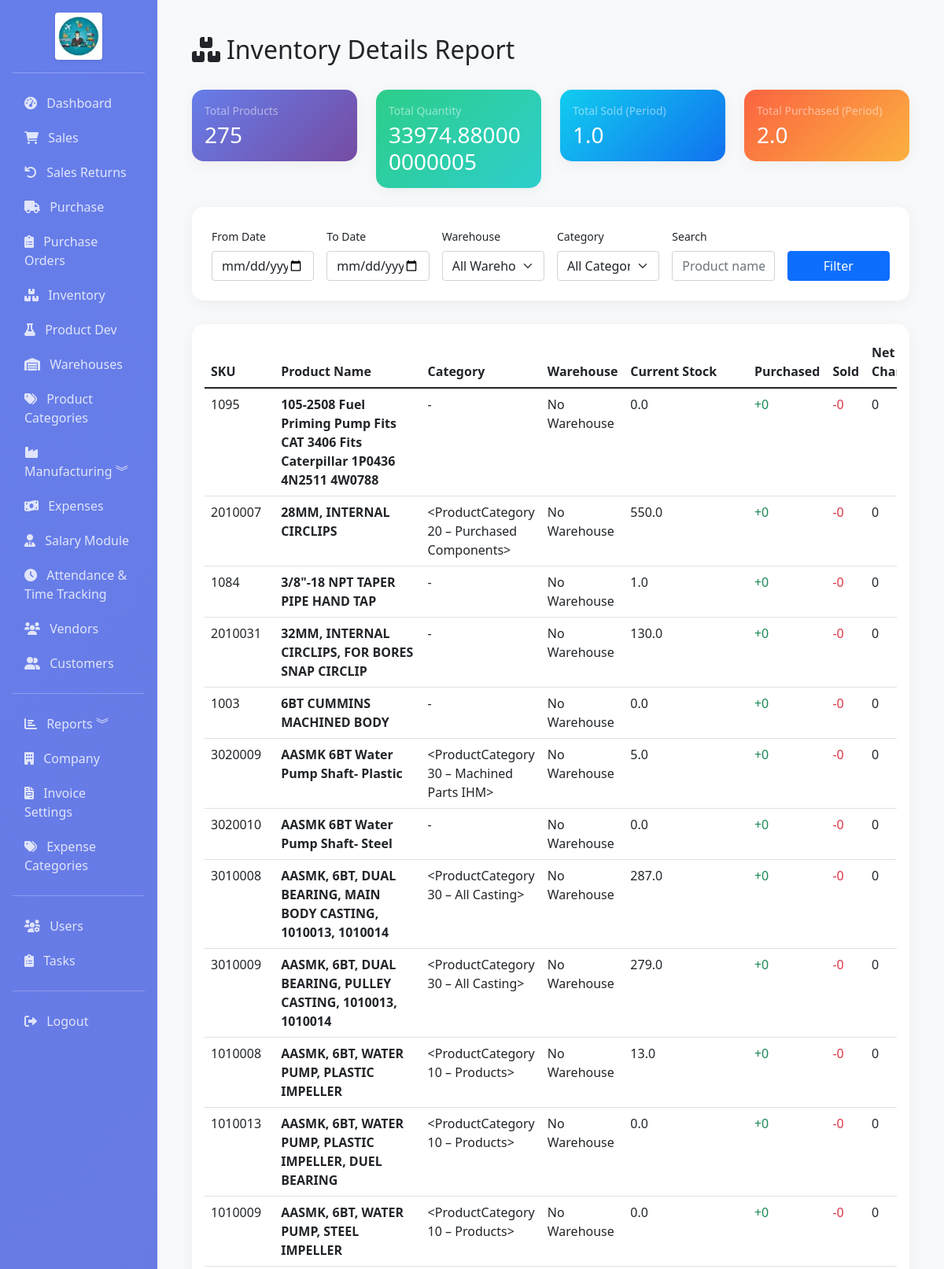
Screenshot of /reports/inventory-details-report (signed in, upper part) with the database file from the repository.
### app/models.py (models this page shows, shortened)
class Product(db.Model):
    __tablename__ = 'products'
    id = db.Column(db.Integer, primary_key=True)
    name = db.Column(db.String(100), nullable=False, index=True)
    sku = db.Column(db.String(50), unique=True, nullable=False, index=True)
    barcode = db.Column(db.String(50), index=True)
    description = db.Column(db.Text)
    category_id = db.Column(db.Integer, db.ForeignKey('product_categories.id'), nullable=True, index=True)
    category = db.relationship('ProductCategory', backref='products', lazy=True)
    category_name = db.Column(db.String(50), index=True)
    brand = db.Column(db.String(50))
    unit = db.Column(db.String(20), default='pcs')  # pcs, kg, meter, etc.
    unit_price = db.Column(db.Float, nullable=False, default=0)
    cost_price = db.Column(db.Float, nullable=False, default=0)
    quantity = db.Column(db.Float, default=0)
    reorder_level = db.Column(db.Float, default=0)
    min_quantity = db.Column(db.Float, default=0)
    max_quantity = db.Column(db.Float, default=0)
    location = db.Column(db.String(100))
    weight = db.Column(db.Float, default=0)
    image_path = db.Column(db.String(255))  # Path to product image
    is_active = db.Column(db.Boolean, default=True)
    is_manufactured = db.Column(db.Boolean, default=False)
    finished_good_price = db.Column(db.Float, nullable=True)
    warehouse_id = db.Column(db.Integer, db.ForeignKey('warehouses.id'), nullable=True, index=True)
    created_at = db.Column(db.DateTime, default=datetime.utcnow)
    updated_at = db.Column(db.DateTime, default=datetime.utcnow, onupdate=datetime.utcnow)
    warehouse = db.relationship('Warehouse', backref='products', lazy=True)
    sale_items = db.relationship('SaleItem', backref='product', lazy=True)
    purchase_items = db.relationship('PurchaseItem', backref='product', lazy=True)

class ProductCategory(db.Model):
    __tablename__ = 'product_categories'
    id = db.Column(db.Integer, primary_key=True)
    name = db.Column(db.String(100), nullable=False, unique=True, index=True)
    description = db.Column(db.Text)
    is_active = db.Column(db.Boolean, default=True)
    created_at = db.Column(db.DateTime, default=datetime.utcnow)
    updated_at = db.Column(db.DateTime, default=datetime.utcnow, onupdate=datetime.utcnow)
    def __repr__(self):
        return f'<ProductCategory {self.name}>'

### app/routes/reports.py (the view)
@bp.route('/inventory-details-report')
@login_required
def inventory_details_report():
    from_date = request.args.get('from_date')
    to_date = request.args.get('to_date')
    warehouse_id = request.args.get('warehouse_id', '')
    category = request.args.get('category', 'all')
    search = request.args.get('search', '')
    query = Product.query
    if category != 'all':
        query = query.filter(Product.category == category)
    if warehouse_id and warehouse_id.isdigit():
        query = query.filter(Product.warehouse_id == int(warehouse_id))
    if search:
        query = query.filter(or_(Product.name.ilike(f'%{search}%'), Product.sku.ilike(f'%{search}%')))
    products = query.order_by(Product.name).all()
    product_movements = []
    for product in products:
        sold_qty = 0
        purchased_qty = 0
        sale_items = SaleItem.query.join(Sale).filter(
            SaleItem.product_id == product.id
        ).all()
        for item in sale_items:
            if from_date:
                sale_date = item.sale.date if item.sale else None
                if sale_date and sale_date >= datetime.strptime(from_date, '%Y-%m-%d'):
                    if to_date:
                        if sale_date <= datetime.strptime(to_date, '%Y-%m-%d'):
                            sold_qty += item.quantity
                    else:
                        sold_qty += item.quantity
            else:
                sold_qty += item.quantity
        purchase_items = PurchaseItem.query.join(PurchaseBill).filter(
            PurchaseItem.product_id == product.id
        ).all()
        for item in purchase_items:
            if from_date:
                purchase_date = item.bill.date if item.bill else None
                if purchase_date and purchase_date >= datetime.strptime(from_date, '%Y-%m-%d'):
                    if to_date:
                        if purchase_date <= datetime.strptime(to_date, '%Y-%m-%d'):
                            purchased_qty += item.quantity
                    else:
                        purchased_qty += item.quantity
            else:
                purchased_qty += item.quantity
        product_movements.append({
            'product': product,
            'sold': sold_qty,
            'purchased': purchased_qty,
            'current_stock': product.quantity,
            'warehouse': product.warehouse.name if product.warehouse else 'No Warehouse'
        })
    warehouses = Warehouse.query.filter_by(is_active=True).order_by(Warehouse.name).all()
    categories = db.session.query(Product.category).distinct().all()
    categories = [c[0] for c in categories if c[0]]
    return render_template('reports/inventory_details_report.html',
                         product_movements=product_movements,
                         warehouses=warehouses,
                         categories=categories,
                         from_date=from_date,
                         to_date=to_date,
                         current_warehouse_id=warehouse_id,
                         current_category=category,
                         search=search)

### app/models.py (called while the page is built)
    @property
    def is_admin(self):
        return self.role == 'admin'

### app/templates/reports/inventory_details_report.html (shortened to what this page needs)
{% extends "base.html" %}
{% block content %}
<div class="container-fluid py-4">
    <div class="d-flex justify-content-between align-items-center mb-4">
        <h2 class="font-weight-bold"><i class="fas fa-boxes me-2"></i>Inventory Details Report</h2>
    </div>
    <div class="row mb-4">
        <div class="col-md-3">
            <div class="card report-card bg-gradient-primary text-white">
                <div class="card-body">
                    <p class="text-white-50 small mb-1">Total Products</p>
                    <h3 class="mb-0">{{ product_movements|length }}</h3>
                </div>
            </div>
        </div>
        <div class="col-md-3">
            <div class="card report-card bg-gradient-success text-white">
                <div class="card-body">
                    <p class="text-white-50 small mb-1">Total Quantity</p>
                    <h3 class="mb-0">{{ product_movements|sum(attribute='current_stock') }}</h3>
                </div>
            </div>
        </div>
        <div class="col-md-3">
            <div class="card report-card bg-gradient-info text-white">
                <div class="card-body">
                    <p class="text-white-50 small mb-1">Total Sold (Period)</p>
                    <h3 class="mb-0">{{ product_movements|sum(attribute='sold') }}</h3>
                </div>
            </div>
        </div>
        <div class="col-md-3">
            <div class="card report-card bg-gradient-warning text-white">
                <div class="card-body">
                    <p class="text-white-50 small mb-1">Total Purchased (Period)</p>
                    <h3 class="mb-0">{{ product_movements|sum(attribute='purchased') }}</h3>
                </div>
            </div>
        </div>
    </div>
    <div class="filter-section">
        <form method="GET" action="{{ url_for('reports.inventory_details_report') }}" class="row g-3">
            <div class="col-md-2">
                <label class="form-label small font-weight-bold">From Date</label>
                <input type="date" name="from_date" class="form-control" value="{{ from_date }}">
            </div>
            <div class="col-md-2">
                <label class="form-label small font-weight-bold">To Date</label>
                <input type="date" name="to_date" class="form-control" value="{{ to_date }}">
            </div>
            <div class="col-md-2">
                <label class="form-label small font-weight-bold">Warehouse</label>
                <select name="warehouse_id" class="form-select">
                    <option value="">All Warehouses</option>
                </select>
            </div>
            <div class="col-md-2">
                <label class="form-label small font-weight-bold">Category</label>
                <select name="category" class="form-select">
                    <option value="all">All Categories</option>
                </select>
            </div>
            <div class="col-md-2">
                <label class="form-label small font-weight-bold">Search</label>
                <input type="text" name="search" class="form-control" placeholder="Product name or SKU..." value="{{ search }}">
            </div>
            <div class="col-md-2 d-flex align-items-end">
                <button type="submit" class="btn btn-primary w-100">Filter</button>
            </div>
        </form>
    </div>
    <div class="card report-card">
        <div class="card-body">
            <div class="table-responsive">
                <table class="table table-hover">
                    <thead>
                        <tr>
                            <th>SKU</th>
                            <th>Product Name</th>
                            <th>Category</th>
                            <th>Warehouse</th>
                            <th>Current Stock</th>
                            <th>Purchased</th>
                            <th>Sold</th>
                            <th>Net Change</th>
                        </tr>
                    </thead>
                    <tbody>
                        {% for pm in product_movements %}
                        <tr>
                            <td>{{ pm.product.sku }}</td>
                            <td><strong>{{ pm.product.name }}</strong></td>
                            <td>{{ pm.product.category or '-' }}</td>
                            <td>{{ pm.warehouse }}</td>
                            <td>{{ pm.current_stock }}</td>
                            <td class="text-success">+{{ pm.purchased }}</td>
                            <td class="text-danger">-{{ pm.sold }}</td>
                            <td {% if pm.purchased - pm.sold > 0 %}class="text-success"{% elif pm.purchased - pm.sold < 0 %}class="text-danger"{% endif %}>
                                {{ pm.purchased - pm.sold }}
                            </td>
                        </tr>
                        {% else %}
                        <tr>
                            <td colspan="9" class="text-center">No products found.</td>
                        </tr>
                        {% endfor %}
                    </tbody>
                </table>
            </div>
        </div>
    </div>
</div>
{% endblock %}

### app/templates/reports/inventory_details_report.html (style rules this page uses)
.report-card { border: none; border-radius: 15px; box-shadow: 0 4px 20px rgba(0,0,0,0.05); background: white; }
.filter-section { background: white; padding: 25px; border-radius: 15px; box-shadow: 0 4px 20px rgba(0,0,0,0.05); margin-bottom: 30px; }
.bg-gradient-primary { background: linear-gradient(135deg, #667eea 0%, #764ba2 100%); }
.bg-gradient-success { background: linear-gradient(135deg, #2dce89 0%, #2dcecc 100%); }
.bg-gradient-info { background: linear-gradient(135deg, #11cdef 0%, #1171ef 100%); }
.bg-gradient-warning { background: linear-gradient(135deg, #fb6340 0%, #fbb140 100%); }

### rows the page displays
Product: product.sku "1095", product.name "105-2508 Fuel Priming Pump Fits CAT 3406 Fits Caterpillar 1P0436 4N2511 4W0788", product "-", warehouse "No Warehouse", current_stock "0.0", purchased "0", sold "0", pm.purchased-pm.sold "0"
Product: product.sku "2010007", product.name "28MM, INTERNAL CIRCLIPS", product "<ProductCategory 20 – Purchased Components>", warehouse "No Warehouse", current_stock "550.0", purchased "0", sold "0"
Product: product.sku "1084", product.name "3/8\"-18 NPT TAPER PIPE HAND TAP", product "-", warehouse "No Warehouse", current_stock "1.0", purchased "0", sold "0", pm.purchased-pm.sold "0"
Product: product.sku "2010031", product.name "32MM, INTERNAL CIRCLIPS, FOR BORES SNAP CIRCLIP", product "-", warehouse "No Warehouse", current_stock "130.0", purchased "0", sold "0", pm.purchased-pm.sold "0"
Product: product.sku "1003", product.name "6BT CUMMINS MACHINED BODY", product "-", warehouse "No Warehouse", current_stock "0.0", purchased "0", sold "0", pm.purchased-pm.sold "0"
Product: product.sku "3020009", product.name "AASMK 6BT Water Pump Shaft- Plastic", product "<ProductCategory 30 – Machined Parts IHM>", warehouse "No Warehouse", current_stock "5.0", purchased "0", sold "0", pm.purchased-pm.sold "0"
Product: product.sku "3020010", product.name "AASMK 6BT Water Pump Shaft- Steel", product "-", warehouse "No Warehouse", current_stock "0.0", purchased "0", sold "0", pm.purchased-pm.sold "0"
Product: product.sku "3010008", product.name "AASMK, 6BT, DUAL BEARING, MAIN BODY CASTING, 1010013, 1010014", product "<ProductCategory 30 – All Casting>", warehouse "No Warehouse", current_stock "287.0", purchased "0", sold "0", pm.purchased-pm.sold "0"
Product: product.sku "3010009", product.name "AASMK, 6BT, DUAL BEARING, PULLEY CASTING, 1010013, 1010014", product "<ProductCategory 30 – All Casting>", warehouse "No Warehouse", current_stock "279.0", purchased "0", sold "0", pm.purchased-pm.sold "0"
Product: product.sku "1010008", product.name "AASMK, 6BT, WATER PUMP, PLASTIC IMPELLER", product "<ProductCategory 10 – Products>", warehouse "No Warehouse", current_stock "13.0", purchased "0", sold "0", pm.purchased-pm.sold "0"
Product: product.sku "1010013", product.name "AASMK, 6BT, WATER PUMP, PLASTIC IMPELLER, DUEL BEARING", product "<ProductCategory 10 – Products>", warehouse "No Warehouse", current_stock "0.0", purchased "0", sold "0", pm.purchased-pm.sold "0"
Product: product.sku "1010009", product.name "AASMK, 6BT, WATER PUMP, STEEL IMPELLER", product "<ProductCategory 10 – Products>", warehouse "No Warehouse", current_stock "0.0", purchased "0", sold "0", pm.purchased-pm.sold "0"

### other values shown
{{ product_movements|length }} "275"
{{ product_movements|sum(attribute='current_stock') }} "33974.880000000005"
{{ product_movements|sum(attribute='sold') }} "1.0"
{{ product_movements|sum(attribute='purchased') }} "2.0"
